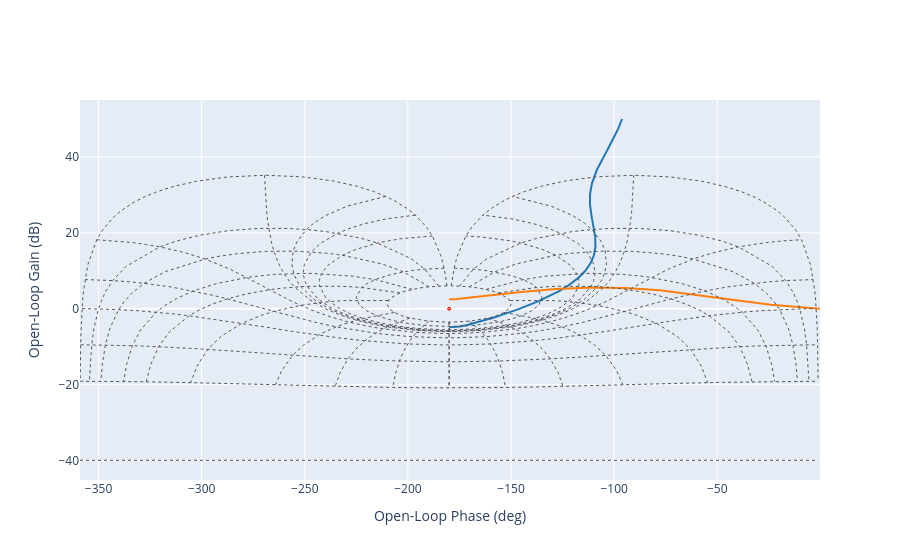

The notebook cell saved with this chart:
### Markdown cell above
### Correcteur

### Code cell
Te = 0.001

Kp = 1/(10**(-40/20))
#1/(offset + 120)
Ki = 10#0.008
Kd = -15#-0.0001#0.09

z = tf('z')

print("Kp : ", Kp)
print("Ki : ", Ki)
print("Kd : ", Kd)

Cz = Kp+Ki*(z/(z-1))+Kd*((z-1)/z)

nichols([Cz*Mt_z_rpm, (Cz*Mt_z_rpm)/(1+Cz*Mt_z_rpm)])
